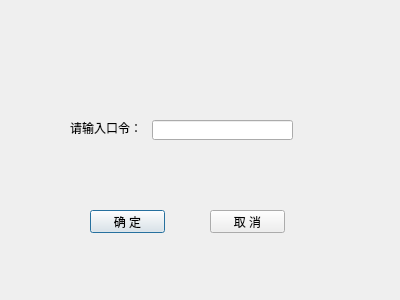
<ui version="4.0" >
 <class>PasswordDialogClass</class>
 <widget class="QDialog" name="PasswordDialogClass" >
  <property name="geometry" >
   <rect>
    <x>0</x>
    <y>0</y>
    <width>400</width>
    <height>300</height>
   </rect>
  </property>
  <property name="windowTitle" >
   <string>PasswordDialog</string>
  </property>
  <widget class="QLineEdit" name="pwdLineEdit" >
   <property name="geometry" >
    <rect>
     <x>152</x>
     <y>120</y>
     <width>141</width>
     <height>20</height>
    </rect>
   </property>
   <property name="echoMode" >
    <enum>QLineEdit::Password</enum>
   </property>
  </widget>
  <widget class="QLabel" name="label" >
   <property name="geometry" >
    <rect>
     <x>70</x>
     <y>120</y>
     <width>81</width>
     <height>16</height>
    </rect>
   </property>
   <property name="text" >
    <string>请输入口令：</string>
   </property>
  </widget>
  <widget class="QPushButton" name="okButton" >
   <property name="geometry" >
    <rect>
     <x>90</x>
     <y>210</y>
     <width>75</width>
     <height>23</height>
    </rect>
   </property>
   <property name="text" >
    <string>确 定</string>
   </property>
  </widget>
  <widget class="QPushButton" name="cancelButton" >
   <property name="geometry" >
    <rect>
     <x>210</x>
     <y>210</y>
     <width>75</width>
     <height>23</height>
    </rect>
   </property>
   <property name="text" >
    <string>取 消</string>
   </property>
  </widget>
 </widget>
 <layoutdefault spacing="6" margin="11" />
 <resources/>
 <connections>
  <connection>
   <sender>cancelButton</sender>
   <signal>clicked()</signal>
   <receiver>PasswordDialogClass</receiver>
   <slot>reject()</slot>
   <hints>
    <hint type="sourcelabel" >
     <x>253</x>
     <y>216</y>
    </hint>
    <hint type="destinationlabel" >
     <x>326</x>
     <y>221</y>
    </hint>
   </hints>
  </connection>
  <connection>
   <sender>okButton</sender>
   <signal>clicked()</signal>
   <receiver>PasswordDialogClass</receiver>
   <slot>close()</slot>
   <hints>
    <hint type="sourcelabel" >
     <x>121</x>
     <y>221</y>
    </hint>
    <hint type="destinationlabel" >
     <x>134</x>
     <y>248</y>
    </hint>
   </hints>
  </connection>
 </connections>
</ui>
